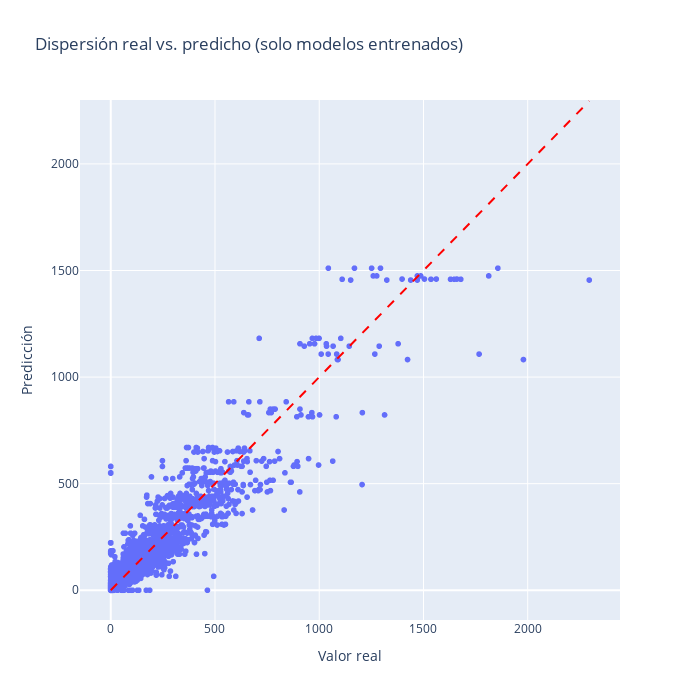

Source (notebook cell):
### Code cell
import pandas as pd
import plotly.express as px

# Cargar archivo de validación cruzada
df = pd.read_csv("val_real_vs_pred_lgbm_cv5_blindado.csv")

# Filtrar puntos válidos (sin fallback)
df = df.dropna(subset=["real"])

# Crear gráfico interactivo
fig = px.scatter(
    df,
    x="real",
    y="pred",
    hover_data=["product_id"],
    title="Dispersión real vs. predicho (solo modelos entrenados)",
    labels={"real": "Valor real", "pred": "Predicción"}
)

# Línea identidad
fig.add_shape(
    type="line",
    x0=0, y0=0,
    x1=df["real"].max(), y1=df["real"].max(),
    line=dict(color="red", dash="dash"),
    name="Ideal"
)

fig.update_layout(width=700, height=700)
fig.show()

### Figure 1 — Plotly figure (JSON) as saved in the notebook; plotly's stock layout.template omitted (floating-point values rounded to 4 significant figures; data arrays with more than 128 entries replaced by an {"elided": "..."} marker saying what was removed)
{"data": [{"customdata": {"elided": "18720x1 int values"}, "hovertemplate": "Valor real=%{x}<br>Predicción=%{y}<br>product_id=%{customdata[0]}<extra></extra>", "legendgroup": "", "marker": {"color": "#636efa", "symbol": "circle"}, "mode": "markers", "name": "", "showlegend": false, "type": "scattergl", "x": {"elided": "18720 float values"}, "xaxis": "x", "y": {"elided": "18720 float values"}, "yaxis": "y"}], "layout": {"height": 700, "legend": {"tracegroupgap": 0}, "shapes": [{"line": {"color": "red", "dash": "dash"}, "name": "Ideal", "type": "line", "x0": 0, "x1": 2295.0, "y0": 0, "y1": 2295.0}], "title": {"text": "Dispersión real vs. predicho (solo modelos entrenados)"}, "width": 700, "xaxis": {"anchor": "y", "domain": [0, 1], "title": {"text": "Valor real"}}, "yaxis": {"anchor": "x", "domain": [0, 1], "title": {"text": "Predicción"}}}}
